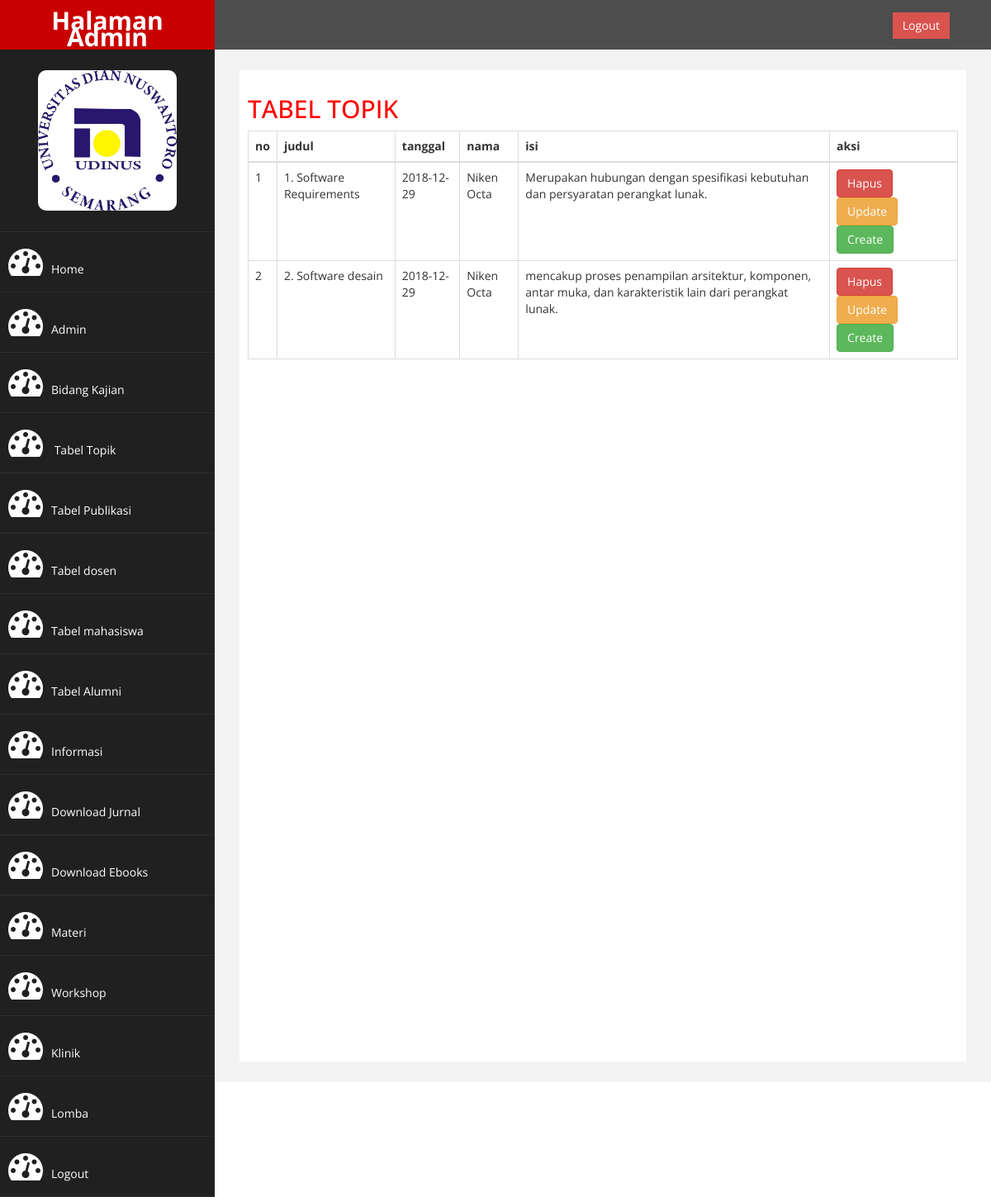
/admin/index.php?halaman=topik (signed in), run on the app's committed database.
### tables this page shows
CREATE TABLE IF NOT EXISTS `topik` (
`id` int(20) NOT NULL,
  `judul` varchar(200) NOT NULL,
  `tanggal` date NOT NULL,
  `nama` varchar(10) NOT NULL,
  `isi` text NOT NULL
);

### admin/topik.php (the view, shortened to what this page needs)
<h2>TABEL TOPIK</h2>
<table class="table table-bordered">
	<thead>
		<tr>
			<th>no</th>
			<th>judul</th>
			<th>tanggal</th>
			<th>nama</th>
			<th>isi</th>
			<th>aksi</th>
		</tr>
	</thead>
	<tbody>
		<?php  $nomor = 1; ?>
		<?php
			$ambil=$koneksi->query("SELECT * FROM topik");
		?>
		<?php
			while($pecah=mysqli_fetch_assoc($ambil)){
		?>
		<tr>
			<td><?php echo $nomor; ?></td>
			<td><?php echo $pecah['judul']; ?></td>
			<td><?php echo $pecah['tanggal']; ?></td>
			<td><?php echo $pecah['nama']; ?></td>
			<td><?php echo $pecah['isi']; ?></td>
			<td>
				<a href="proses-delete-topik.php?id=<?php echo $pecah['id'] ?>" class="btn-danger btn">Hapus</a>
				<a href="form-update-topik.php?id=<?php echo $pecah['id'] ?>" class="btn-warning btn">Update</a>
				<a href="" class="btn-success btn" data-toggle="modal" data-target="#create">Create</a>
			</td>
		</tr>
		<?php $nomor++; ?>
		<?php } ?>
	</tbody>
</table>

### admin/assets/css/custom.css (style rules this page uses)
body { font-family: 'Open Sans', sans-serif; }
h2 { color: #f00; }

### data on the page
topik: judul "1. Software Requirements", tanggal "2018-12-29", nama "Niken Octa", isi "Merupakan hubungan dengan spesifikasi kebutuhan dan persyaratan perangkat lunak."
topik: judul "2. Software desain", tanggal "2018-12-29", nama "Niken Octa", isi "mencakup proses penampilan arsitektur, komponen, antar muka, dan karakteristik lain dari perangkat lunak."
